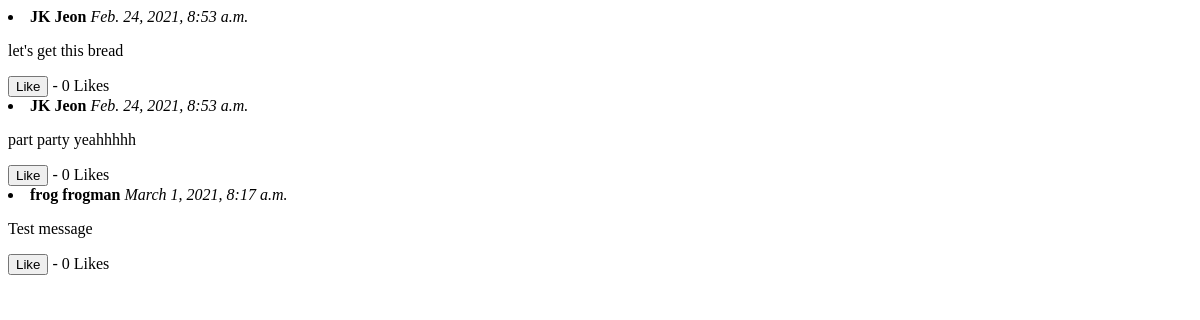
Before: /get_msgs/1 (signed in) with the older database file.
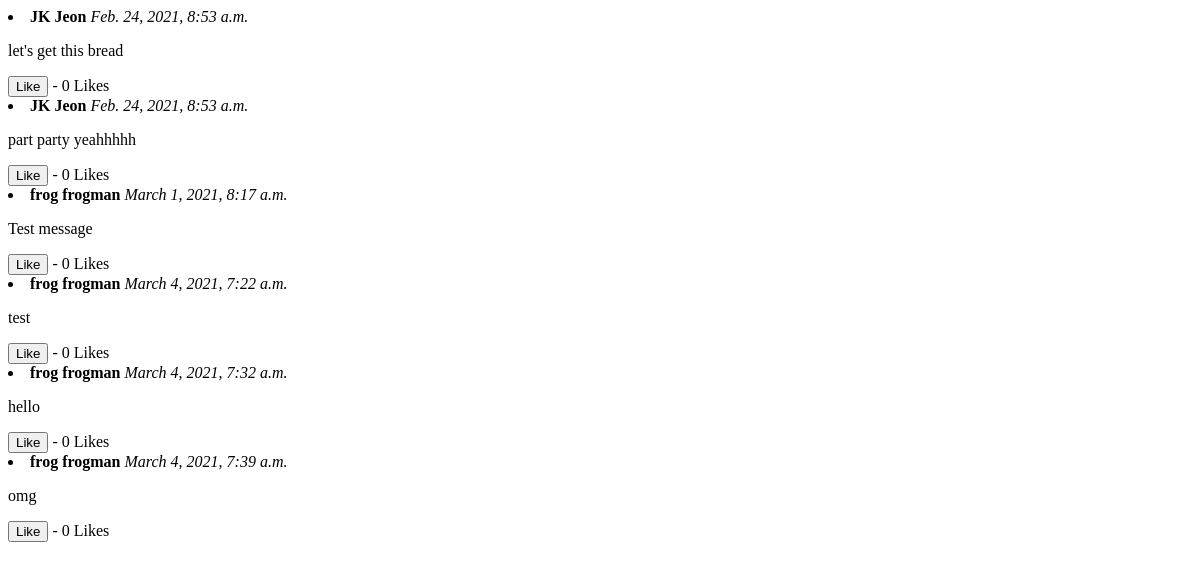
After: the same page with the newer database file.
### app/models.py (models this page shows, shortened)
class Message(models.Model):
    table_id = models.ForeignKey(CafeTable, related_name="messages",
                                 on_delete=models.CASCADE)
    created_by = models.ForeignKey(CoffeeUser, related_name="messages",
                                   on_delete=models.CASCADE)
    message_date = models.DateTimeField(auto_now_add=True)
    message_content = models.TextField(max_length=4000)
    message_upvote = models.ManyToManyField(CoffeeUser, related_name="message_upvote")
    total_upvotes = models.PositiveIntegerField(default=0)

class CoffeeUser(AbstractBaseUser):
    AVAILABLE_UNIS = (
        ("University of Exeter", "University of Exeter"),
        ("Test uni", "Test uni")
    )
    email = models.EmailField(verbose_name="email", unique=True)
    date_joined = models.DateTimeField(verbose_name="date_joined",
                                       auto_now_add=True)
    last_login = models.DateTimeField(verbose_name="last_login", auto_now=True)
    is_admin = models.BooleanField(default=False)
    is_active = models.BooleanField(default=True)
    is_staff = models.BooleanField(default=False)
    is_superuser = models.BooleanField(default=False)
    first_name = models.CharField(max_length=50)
    last_name = models.CharField(max_length=50)
    university = models.CharField(max_length=50, choices=AVAILABLE_UNIS)
    year = models.PositiveIntegerField(null=True, blank=True)
    course = models.CharField(max_length=50, blank=True)
    cafe_table_ids = models.ManyToManyField(CafeTable, blank=True)
    points = models.PositiveIntegerField(default=0)
    studying_until = models.DateTimeField(null=True, blank=True)
    share_tables = models.BooleanField(default=True)
    facebook = models.CharField(max_length=255, null=True, blank=True)
    twitter = models.CharField(max_length=255, null=True, blank=True)
    instagram = models.CharField(max_length=255, null=True, blank=True)
    USERNAME_FIELD = "email"  # users log in using their email
    REQUIRED_FIELDS = ["first_name", "last_name", "university", "is_staff"]
    objects = CoffeeUserManager()

### app/views.py (the view)
# urls.py: path('get_msgs/<table>', views.get_msgs, name='get_msgs'),
@login_required(login_url='/')
def get_msgs(request, table):
    messages = Message.objects.filter(table_id=table).order_by('message_date')[:100]
    return render(request, 'messages.html', {'messages': messages})

### app/templates/messages.html (shortened to what this page needs)
<!DOCTYPE html>
<html lang="en">
<div id="messages">
{% for msg in messages %}
      <li>
        <b>{{msg.created_by.first_name}} {{msg.created_by.last_name}}</b> <i>{{msg.message_date}}</i><br>
        <p class="msg">{{msg.message_content}}</p>
        <form action= "{% url 'upvote_message' msg.id%}" method="POST">
            <button type="submit", name="message_upvote", value="{{ msg.id }}">Like</button> - {{msg.total_upvotes}} Likes
        </form>
      </li>
      {% endfor %}
</div>

Changed rows visible on the page:
added Message: created_by.first_name "frog", created_by.last_name "frogman", message_date "March 4, 2021, 7:22 a.m.", message_content "test", {{ msg.id }} 6 (drawn), total_upvotes "0"
added Message: created_by.first_name "frog", created_by.last_name "frogman", message_date "March 4, 2021, 7:32 a.m.", message_content "hello", {{ msg.id }} 7 (drawn), total_upvotes "0"
added Message: created_by.first_name "frog", created_by.last_name "frogman", message_date "March 4, 2021, 7:39 a.m.", message_content "omg", {{ msg.id }} 8 (drawn), total_upvotes "0"
